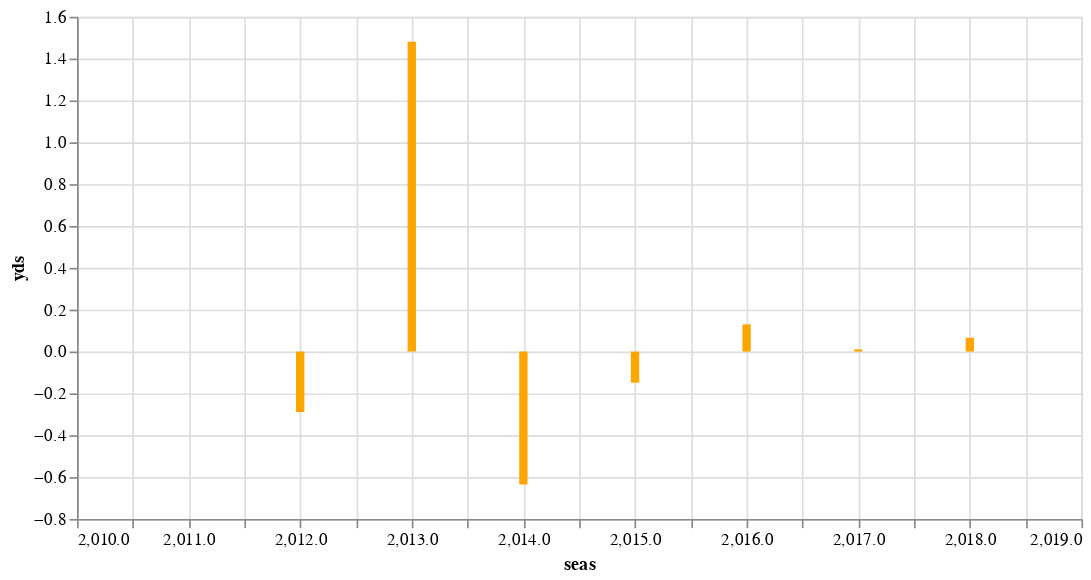

Notebook cell for this chart:
### Code cell
alt.Chart(sub).mark_bar().encode(
    x="seas:Q",
    y="yds:Q",
    color=alt.condition(
        alt.datum.nonfarm_change > 0,
        alt.value("steelblue"),  # The positive color
        alt.value("orange")  # The negative color
    )
).properties(width=600)

### Figure 1 — Vega-Lite specification as saved in the notebook (floating-point values rounded to 4 significant figures)
{"$schema": "https://vega.github.io/schema/vega-lite/v3.4.0.json", "config": {"mark": {"tooltip": null}, "view": {"height": 300, "width": 400}}, "data": {"name": "data-87a653ba77672d712f1e25047260c1c8"}, "datasets": {"data-87a653ba77672d712f1e25047260c1c8": [{"seas": 2011, "trg": "JJ-4700", "yds": 0}, {"seas": 2012, "trg": "JJ-4700", "yds": -0.2891}, {"seas": 2013, "trg": "JJ-4700", "yds": 1.481}, {"seas": 2014, "trg": "JJ-4700", "yds": -0.6359}, {"seas": 2015, "trg": "JJ-4700", "yds": -0.1486}, {"seas": 2016, "trg": "JJ-4700", "yds": 0.1298}, {"seas": 2017, "trg": "JJ-4700", "yds": 0.01037}, {"seas": 2018, "trg": "JJ-4700", "yds": 0.06567}]}, "encoding": {"color": {"condition": {"test": "(datum.nonfarm_change > 0)", "value": "steelblue"}, "value": "orange"}, "x": {"field": "seas", "type": "quantitative"}, "y": {"field": "yds", "type": "quantitative"}}, "mark": "bar", "width": 600}
